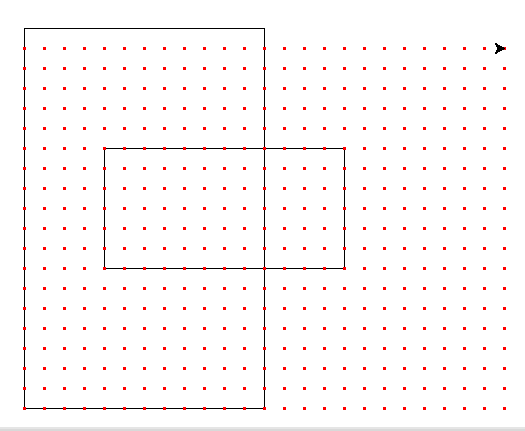

The script that drew this image:
#!/usr/bin/env python3
# -*- coding: utf-8 -*-
"""
Created on Mon Apr 29 17:42:56 2024

@author: AlexandrParkhomenko
"""

from turtle import *
#clear() 
pendown() # опустить хвост
for i in range(2):
    forward(12*20)
    right(90)
    forward(19*20)
    right(90)
penup()
forward(4*20)
right(90)
forward(6*20)
left(90)
pendown() # опустить хвост
for i in range(2):
    forward(12*20)
    right(90)
    forward(6*20)
    right(90)
penup()
for x in range(0,25):
    for y in range(-25,0):
        setpos(x*20, y*20)
        dot(3,'red')
# 7*9 = 63
